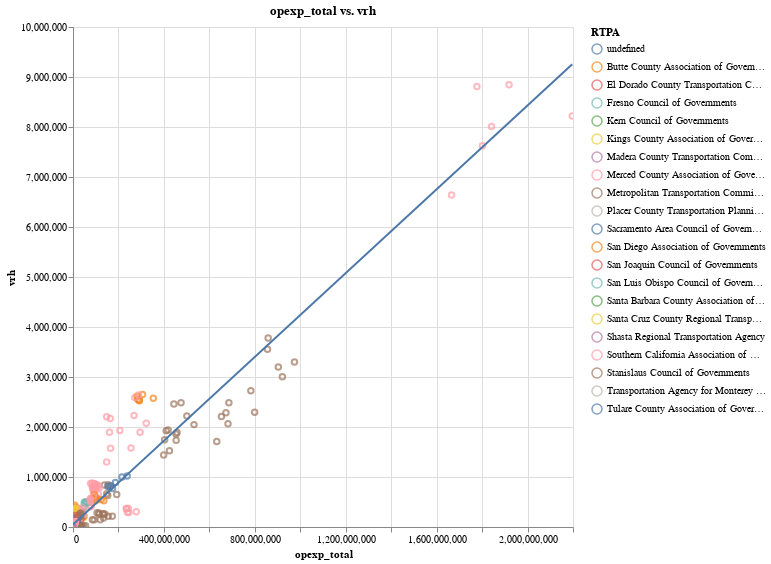

The notebook cell this image was saved under:
### Code cell
make_scatter(
    by_agency_long, 
    x_ax="opexp_total", 
    y_ax="vrh", 
    #scale=True,
    color="RTPA:N"
)#.facet(
 #       facet=alt.Facet(
  #          "reporter_type",
   #         title=" ",
    #    ),
     #   columns=2,
    #)

### Figure 1 — Vega-Lite specification as saved in the notebook (floating-point values rounded to 4 significant figures; data arrays with more than 128 entries replaced by an {"elided": "..."} marker saying what was removed)
{"config": {"view": {"continuousWidth": 300, "continuousHeight": 300}}, "layer": [{"mark": {"type": "point"}, "encoding": {"color": {"field": "RTPA", "type": "nominal"}, "tooltip": [{"field": "opexp_total", "type": "quantitative"}, {"field": "vrh", "type": "quantitative"}, {"field": "agency_name", "type": "nominal"}, {"field": "year", "type": "nominal"}], "x": {"field": "opexp_total", "type": "quantitative"}, "y": {"field": "vrh", "type": "quantitative"}}, "name": "view_12", "title": "opexp_total vs. vrh"}, {"mark": {"type": "line"}, "encoding": {"color": {"field": "RTPA", "type": "nominal"}, "tooltip": [{"field": "opexp_total", "type": "quantitative"}, {"field": "vrh", "type": "quantitative"}, {"field": "agency_name", "type": "nominal"}, {"field": "year", "type": "nominal"}], "x": {"field": "opexp_total", "type": "quantitative"}, "y": {"field": "vrh", "type": "quantitative"}}, "title": "opexp_total vs. vrh", "transform": [{"on": "opexp_total", "regression": "vrh"}]}], "data": {"name": "data-cfd0730fa4e91d34cf082108f92f6d91"}, "height": 500, "params": [{"name": "param_12", "select": {"type": "interval", "encodings": ["x", "y"]}, "bind": "scales", "views": ["view_12"]}], "width": 500, "$schema": "https://vega.github.io/schema/vega-lite/v5.20.1.json", "datasets": {"data-cfd0730fa4e91d34cf082108f92f6d91": {"elided": "964 records"}}}
